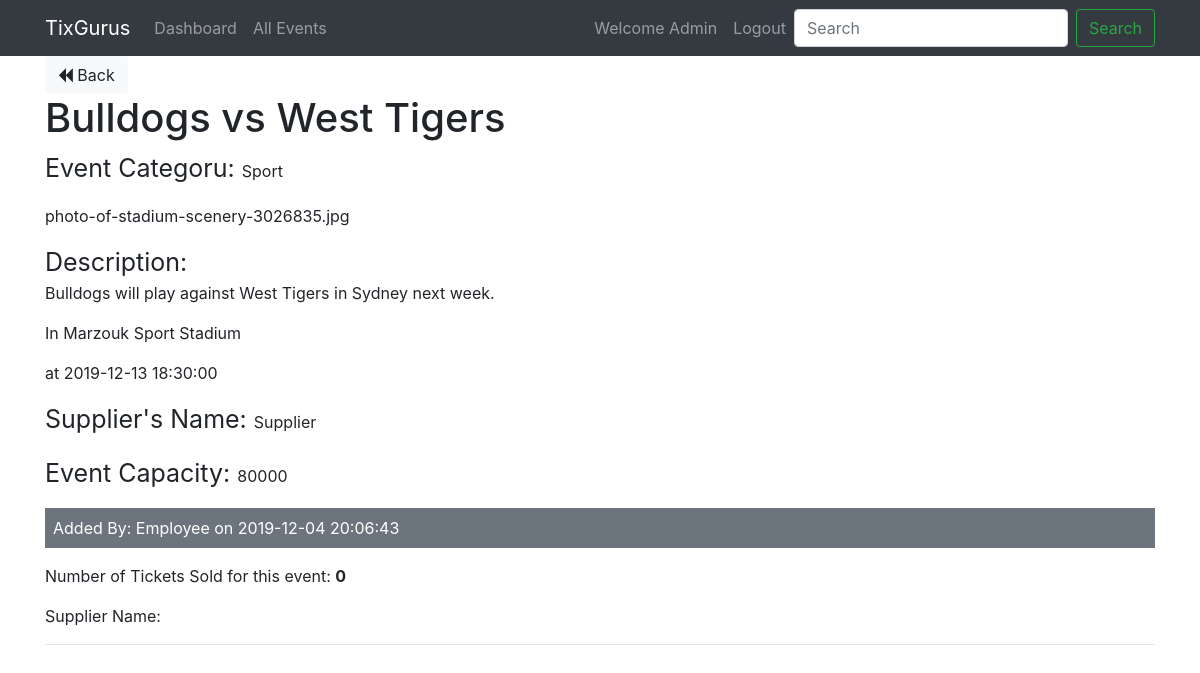
/tixgurus/events/show_admin/66 (signed in), run on the app's committed database.
### tables this page shows
CREATE TABLE `events` (
  `event_id` int(11) NOT NULL AUTO_INCREMENT,
  `event_title` varchar(100) NOT NULL,
  `event_description` varchar(10000) DEFAULT NULL,
  `event_location` varchar(100) NOT NULL,
  `event_picture` varchar(3000) DEFAULT NULL,
  `event_category` varchar(200) NOT NULL,
  `event_capacity` int(11) NOT NULL,
  `event_date` datetime NOT NULL,
  `supplier_id` int(11) DEFAULT NULL,
  `member_id` int(11) DEFAULT NULL,
  `event_added_at` datetime NOT NULL DEFAULT CURRENT_TIMESTAMP,
  `supplier_name` varchar(255) NOT NULL,
  `event_price` int(255) NOT NULL,
  `seat_map` varchar(255) DEFAULT NULL,
  PRIMARY KEY (`event_id`),
  KEY `supplier_id` (`supplier_id`),
  CONSTRAINT `events_ibfk_1` FOREIGN KEY (`supplier_id`) REFERENCES `suppliers` (`supplier_id`)
);

CREATE TABLE `members` (
  `member_id` int(11) NOT NULL AUTO_INCREMENT,
  `member_name` varchar(50) DEFAULT NULL,
  `member_email` varchar(50) DEFAULT NULL,
  `member_phone` varchar(40) DEFAULT NULL,
  `registration_date` datetime DEFAULT CURRENT_TIMESTAMP,
  `member_dob` date NOT NULL,
  `member_password` varchar(255) NOT NULL,
  `member_type` varchar(255) NOT NULL DEFAULT 'member',
  PRIMARY KEY (`member_id`)
);

### tixgurus/app/libraries/Core.php (called while the page is built, shortened)
<?php
  class Core {
    protected $currentMethod = 'index';
    public function __construct(){
      $url = $this->getUrl();
      if(file_exists('../app/controllers/' . ucwords($url[0]). '.php')){
        unset($url[0]);
      }
      $this->currentController = new $this->currentController;
      if(isset($url[1])){
        if(method_exists($this->currentController, $url[1])){
          $this->currentMethod = $url[1];
          unset($url[1]);
        }
      }
      $this->params = $url ? array_values($url) : [];
      call_user_func_array([$this->currentController, $this->currentMethod], $this->params);
    }
    public function getUrl(){
      if(isset($_GET['url'])){
        $url = rtrim($_GET['url'], '/');
        $url = filter_var($url, FILTER_SANITIZE_URL);
        $url = explode('/', $url);
        return $url;
      }
    }
  }

### tixgurus/public/index.php (called while the page is built, shortened)
<?php
  $init = new Core;

### tixgurus/app/libraries/Database.php (called while the page is built, shortened)
<?php
  class Database {
    private $host = DB_HOST;
    private $user = DB_USER;
    private $pass = DB_PASS;
    private $dbname = DB_NAME;
    private $dbh;
    private $stmt;
    public function __construct(){
      $dsn = 'mysql:host=' . $this->host . ';dbname=' . $this->dbname;
      $options = array(
        PDO::ATTR_PERSISTENT => true,
        PDO::ATTR_ERRMODE => PDO::ERRMODE_EXCEPTION
      );
      try{
        $this->dbh = new PDO($dsn, $this->user, $this->pass, $options);
      } catch(PDOException $e){
        $this->error = $e->getMessage();
        echo $this->error;
      }
    }
    public function query($sql){
      $this->stmt = $this->dbh->prepare($sql);
    }
    public function bind($param, $value, $type = null){
      if(is_null($type)){
        switch(true){
          default:
            $type = PDO::PARAM_STR;
        }
      }
      $this->stmt->bindValue($param, $value, $type);
    }
    public function execute(){
      return $this->stmt->execute();
    }
    public function resultSet(){
      $this->execute();
      return $this->stmt->fetchAll(PDO::FETCH_OBJ);
    }
    public function single(){
      $this->execute();
      return $this->stmt->fetch(PDO::FETCH_OBJ);
    }
  }

### tixgurus/app/models/Event.php (called while the page is built, shortened)
<?php
class Event{
  private $db;
  public function __construct(){
    $this->db = new Database;
  }
  public function getEventById($event_id){
    $this->db->query('SELECT * FROM events WHERE event_id = :event_id');
    $this->db->bind(':event_id', $event_id);
    $row = $this->db->single();
    return $row;
  }
  public function eventsTicket($event_id){
    $this->db->query('SELECT COUNT(booking_id) AS ticketSold, supplier_name
                      FROM dashboard
                      where event_id = :event_id
                      ');
    $this->db->bind(':event_id', $event_id);
    $results = $this->db->resultSet();
    return $results;
  }
}

### tixgurus/app/models/User.php (called while the page is built, shortened)
<?php
  class User {
    private $db;
    public function __construct(){
      $this->db = new Database;
    }
    public function getUserById($member_id){
      $this->db->query('SELECT * FROM members WHERE member_id = :member_id');
      $this->db->bind(':member_id', $member_id);
      $row = $this->db->single();
     return $row;
  }
}

### tixgurus/app/views/events/show_admin.php (the view)
<?php require APPROOT . '/views/inc/header.php'; ?>
<a href="<?php echo URLROOT ; ?>/pages/index" class="btn btn-light"><i class="fa fa-backward"></i> Back</a>
<br>
<h1><?php echo $data['event']->event_title; ?></h1>
<p><span style="font-size: 25px;">Event Categoru: </span><?php echo $data['event']->event_category; ?></p>
<p><?php echo $data['event']->event_picture; ?></p>
<p><span style="font-size: 25px;">Description: </span><br><?php echo $data['event']->event_description; ?></p>
<p>In <?php echo $data['event']->event_location; ?></p>
<p>at <?php echo $data['event']->event_date; ?></p>
<p><span style="font-size: 25px;">Supplier's Name: </span><?php echo $data['event']->supplier_name; ?></p>
<p><span style="font-size: 25px;">Event Capacity: </span><?php echo $data['event']->event_capacity; ?></p>
<div class="bg-secondary text-white p-2 mb-3">
  Added By: <?php echo $data['member']->member_name; ?> on <?php echo $data['event']->event_added_at; ?>
</div>
<?php foreach ( $data[ 'tickets' ] as $ticket ) : ?>
  <p>Number of Tickets Sold for this event: <span style="font-weight: bold;"><?php echo $ticket->ticketSold; ?></span></p>
  <p>Supplier Name: <span style="font-weight: bold;"><?php echo $ticket->supplier_name; ?></span></p>
<?php endforeach; ?>
<hr>
<?php require APPROOT . '/views/inc/footer_eh.php'; ?>

### data on the page
events: event_title "Bulldogs vs West Tigers", event_category "Sport", event_picture "photo-of-stadium-scenery-3026835.jpg", event_description "Bulldogs will play against West Tigers in Sydney next week.", event_location "Marzouk Sport Stadium", event_date "2019-12-13 18:30:00", supplier_name "Supplier", event_capacity "80000", event_added_at "2019-12-04 20:06:43"
members: member_name "Employee"

### other printed values
$_SESSION['member_name'] "Admin"
$ticket->ticketSold "0"
